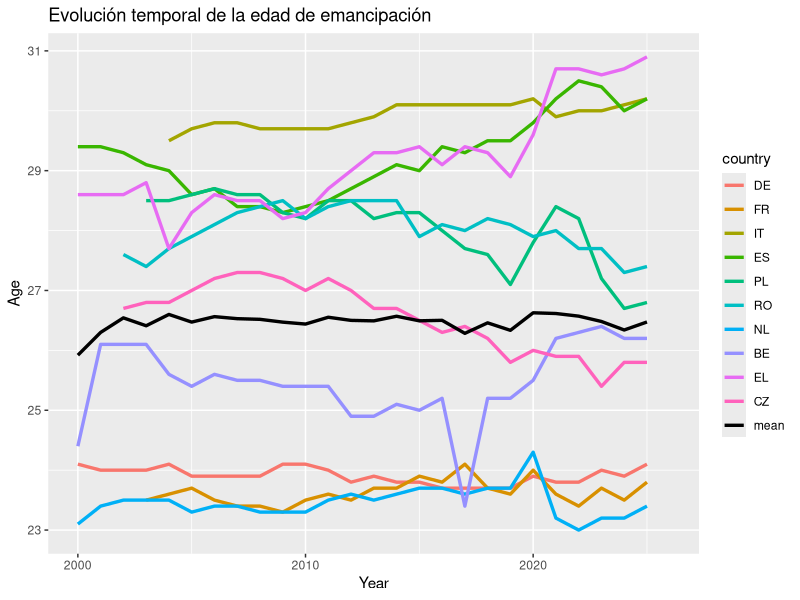
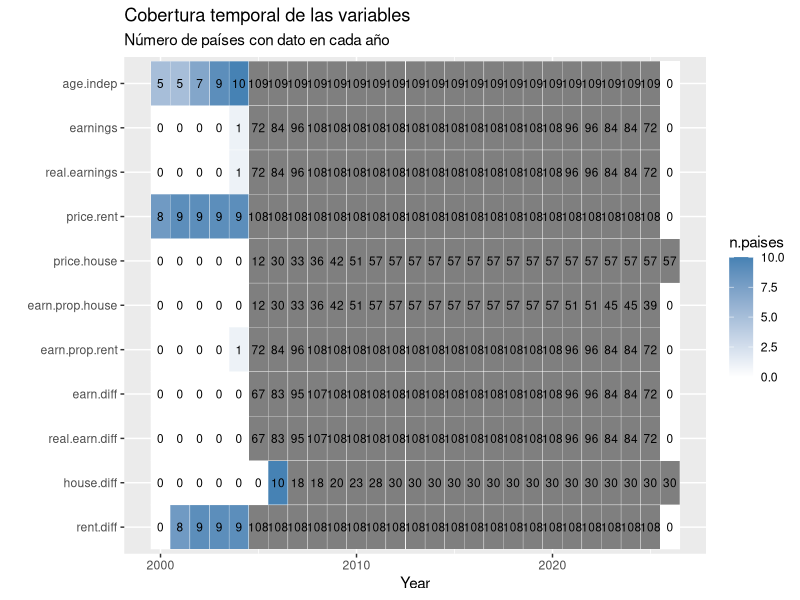
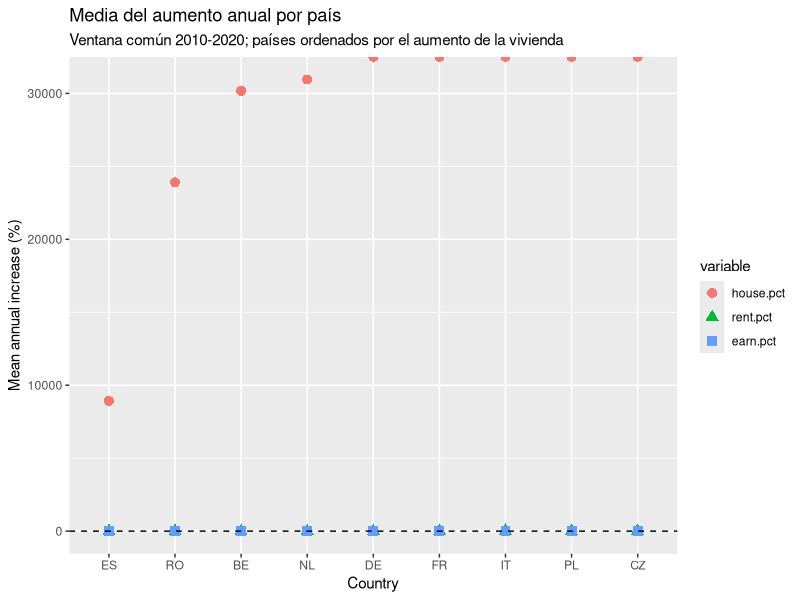
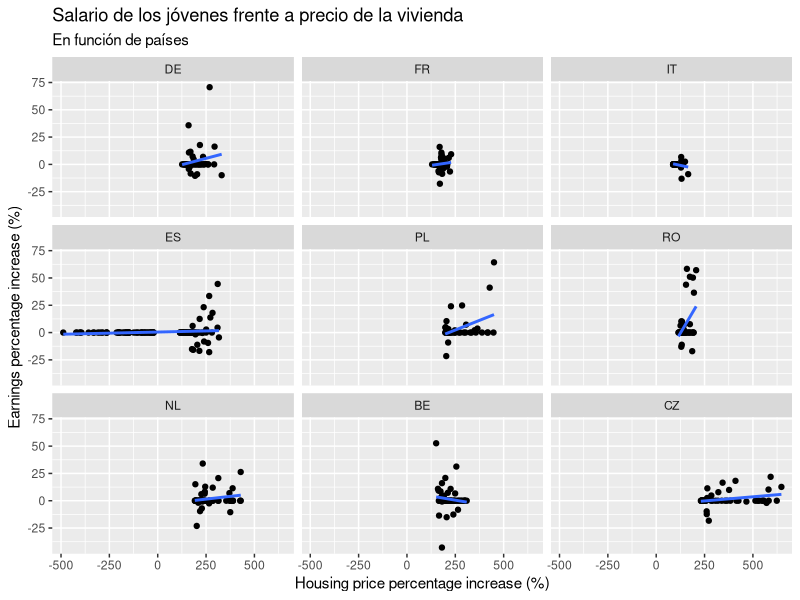
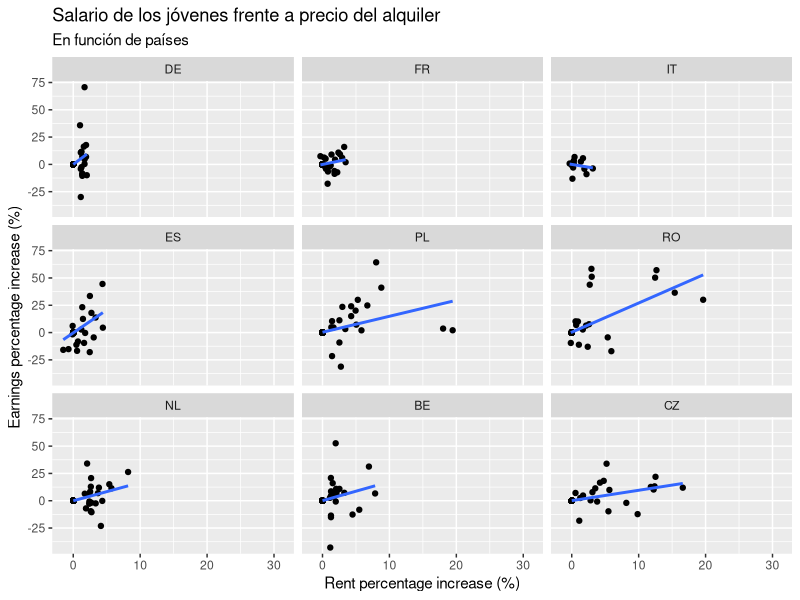
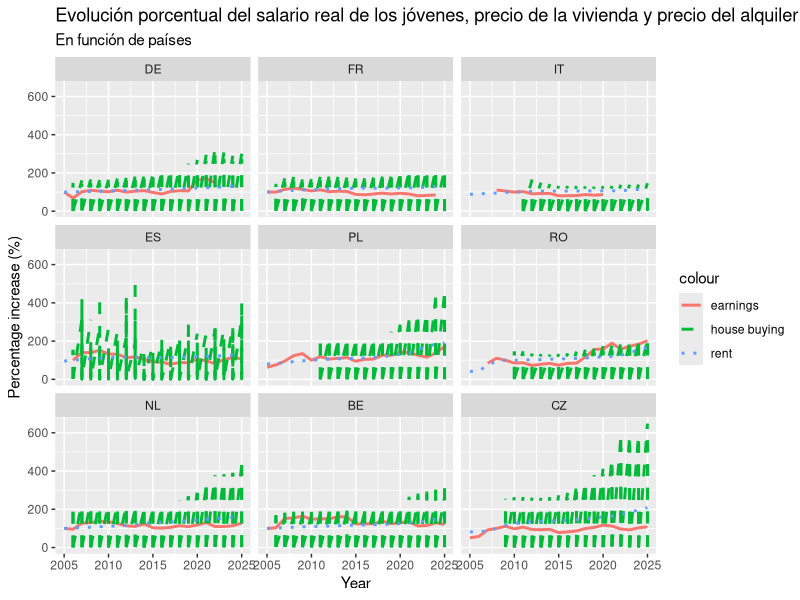
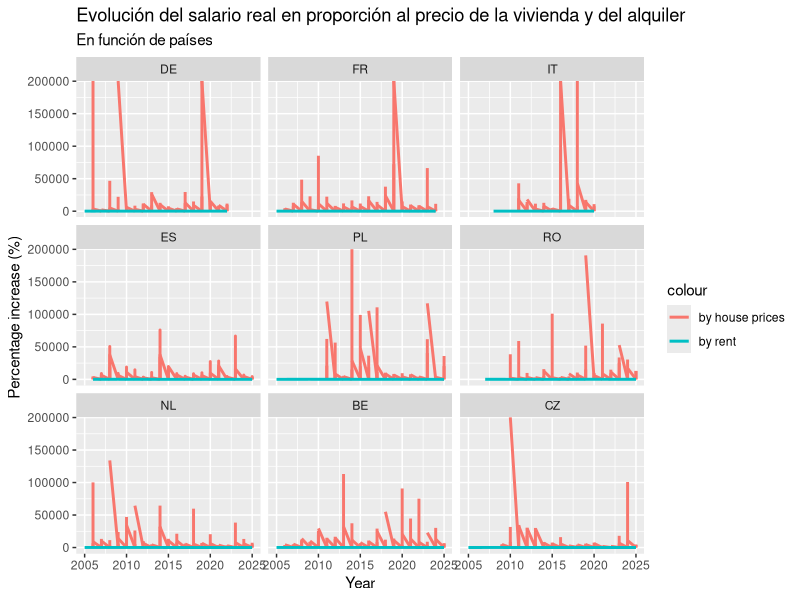
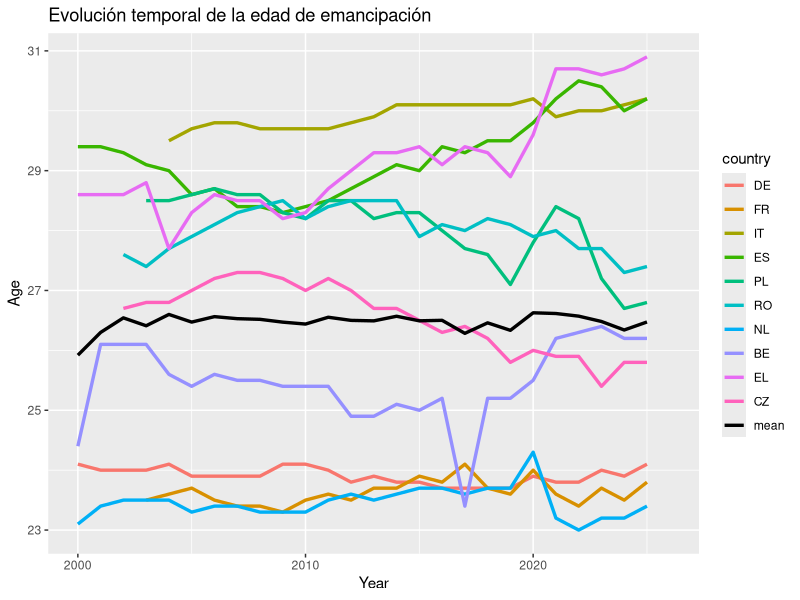

Write R code to recreate these figures, in order.
## ---- chunk 1
library(readr)
library(stringr)
library(dplyr)
library(tidyr)
library(magrittr)
library(lubridate)
library(ggplot2)
library(GGally)
## ---- chunk 2
# Cargamos el dataframe
poblacion <- read_tsv('data/poblacion_paises.tsv')

# Limpiamos los nombres de la variable country para obtener los nombres de los paises
colnames(poblacion)[1] <- 'country'
poblacion %<>% mutate(country = sub("^.*,", "", country)) %>% mutate(across(-1, ~ as.numeric(gsub('[^0-9.]', '', .x))))

# Calculamos la media poblacional de cada pais desde el 2000 hasta hoy
poblacion %<>% transmute(country, population = rowMeans(select(., -country), na.rm = TRUE))

# Ordenamos los paises de mayor a menor poblacion
# Eliminamos algunos que no pertenecen politicamente a Europa
poblacion %<>% arrange(desc(population)) %>% filter(!(country %in% c('RU', 'UA', 'DE_TOT', 'TR', 'FX', 'BY', 'AZ', 'UK')))

# Nos quedamos con los nombres de los 10 primeros
mas.poblacion10 <- poblacion$country[1:10]

# Nos quedamos con los nombres de los 5 primeros
mas.poblacion5 <- poblacion$country[1:5]
## ---- chunk 3
# Cargamos el dataframe
indep.resid <- read_tsv('data/edad_independencia_residencial.tsv')

# La primera columna viene con los valores de sex y country, por lo que hay que separarlos
colnames(indep.resid)[1] <- 'sex.country'
indep.resid %<>% mutate(sex.country = sub("^.*,([^,]*,[^,]*)$", "\\1", sex.country)) %>% separate(sex.country, into = c('sex', 'country'), sep = ',') %>% mutate(sex = factor(sex))

# Aqui pasamos los valores de edad de emancipacion en funcion de año a formato tidy
# Filtramos para quedarnos con sex = 'T', el total, ya que no nos interesa la diferenciacion por sexos
# Nos quedamos con los 10 paises mas poblados
indep.resid %<>% mutate(across(c(-1, -2), ~ as.numeric(gsub('[^0-9.]', '', .x)))) %>% pivot_longer(cols = c(-1, -2), names_to = 'year', values_to = 'age.indep') %>% mutate(year = as.numeric(year)) %>% filter(sex == 'T' & country %in% mas.poblacion10) %>% select(-sex) %>% mutate(country = factor(country, levels = mas.poblacion10, labels = mas.poblacion10))
## ---- chunk 4
precio.vivienda <- read_tsv('data/precio_vivienda.tsv')

colnames(precio.vivienda)[1] <- 'country'
precio.vivienda %<>% mutate(country = sub(".*,", "", country))

precio.vivienda %<>% mutate(across(-1, ~ as.numeric(gsub('[^0-9.]', '', .x)))) %>% pivot_longer(cols = -1, names_to = 'year.quadri', values_to = 'rel.price2015.house')

# Como el indice viene por cuatrimestres, nos quedamos con 1 solo valor, el correspondiente al cuatrimestre 1
precio.vivienda %<>% separate(year.quadri, into = c('year', 'quadri'), sep = '-') %>% mutate(quadri = factor(quadri, ordered=TRUE)) %>% mutate(year = as.numeric(year)) %>% filter(country %in% mas.poblacion10 & quadri == 'Q1') %>% select(-quadri) %>% mutate(country = factor(country, levels = mas.poblacion10, labels = mas.poblacion10))
## ---- chunk 5
precio.alquiler <- read_tsv('data/precio_alquiler.tsv')

colnames(precio.alquiler)[1] <- 'country'
precio.alquiler %<>% mutate(country = sub(".*,", "", country))

precio.alquiler %<>% mutate(across(-1, ~ as.numeric(gsub('[^0-9.]', '', .x)))) %>% pivot_longer(cols = -1, names_to = 'year', values_to = 'rel.price2015.rent') %>% mutate(year = as.numeric(year)) %>% filter(country %in% mas.poblacion10) %>% mutate(country = factor(country, levels = mas.poblacion10, labels = mas.poblacion10))
## ---- chunk 6
salarios2 <- read_tsv('data/salarios2.tsv')

# Este dataframe ha sido obtenido de otra fuente
# Por eso los nombres de los paises vienen en otro formato y hay que hacer el filtrado manualmente otra vez 
salarios2 %<>% transmute(country = ref_area.label, year = time, earnings = 0.9*obs_value, source = factor(source.label))
names.country <- c('Germany', 'France', 'Italy', 'Spain', 'Poland', 'Romania', 'Netherlands', 'Belgium', 'Greece', 'Czechia')
names.country %in% salarios2$country
salarios2 %<>% filter(country %in% names.country) %>% mutate(country = factor(country, levels = names.country, labels = mas.poblacion10))

# En algunos paises se ha cambiado el metodo de cuantificar los salarios, por lo que hay saltos muy grandes de un año a otro
# Identificamos los paises en los que ha pasado esto
major.source <- salarios2 %>% count(country, source) %>% group_by(country) %>% arrange(desc(n)) %>% slice(1) %>% mutate(major.source = source) %>% select(c(-source, -n))

# Para no estropear la tendencia temporal, nos quedamos con los datos correspondientes a 1 solo metodo, del que mas observaciones haya
salarios2 %<>% full_join(major.source) %>% mutate(earnings = ifelse(source == major.source, earnings, NA)) %>% select(c(-major.source, -source))
## ---- chunk 7
ipca <- read_tsv('data/ipca.tsv')

colnames(ipca)[1] <- 'country'
ipca %<>% mutate(country = sub(".*,", "", country))

ipca %<>% mutate(across(-1, ~ as.numeric(gsub('[^0-9.]', '', .x)))) %>% pivot_longer(cols = -1, names_to = 'year', values_to = 'rel.value2025.ipca') %>% mutate(year = as.numeric(year)) %>% mutate(country = factor(country, levels = mas.poblacion10, labels = mas.poblacion10))
## ---- chunk 8
# Juntamos todas las variables en un dataframe por paises y años
jovenes.df <- indep.resid %>% full_join(salarios2) %>% left_join(ipca) %>% full_join(precio.alquiler) %>% full_join(precio.vivienda) 

# Obtenemos el primer año en el que comienzan las medidas de salarios y precios
# Tomamos este año como valor de referencia para poder compararlos luego mas facilmente
year.start <- jovenes.df %>% group_by(country) %>% arrange(year) %>% select(c(country, year, rel.price2015.rent, rel.price2015.house, earnings)) %>%  filter(if_all(everything(), ~ !is.na(.x))) %>% slice(1) %>% ungroup() %>% transmute(country, year.start = year) 

jovenes.df <- full_join(jovenes.df, year.start)

# Obtenemos el aumento real de los salarios, descontando la inflacion
jovenes.df %<>% group_by(country) %>% mutate(real.earnings = earnings*rel.value2025.ipca[year==unique(year.start)]/rel.value2025.ipca) %>% ungroup() %>% select(-rel.value2025.ipca)

# Ahora tomamos, para cada variable, un valor de 100 en el año de referencia, asi las podremos comparar mejor graficamente
jovenes.df %<>% group_by(country) %>% mutate(earnings = earnings/earnings[year == unique(year.start)]*100, real.earnings = real.earnings/real.earnings[year == unique(year.start)]*100, price.rent = rel.price2015.rent/rel.price2015.rent[year == unique(year.start)]*100, price.house = rel.price2015.house/rel.price2015.house[year == unique(year.start)]*100) %>% select(c(-year.start, -rel.price2015.rent, -rel.price2015.house)) %>% ungroup()

# Calculamos los salarios reales en proporcion al precio de la vivienda y a los alquileres, respectivamente
jovenes.df %<>% mutate(earn.prop.house = real.earnings/price.house*100, earn.prop.rent = real.earnings/price.rent*100)

# Calculamos el aumento porcentual de los salarios, alquileres y precio de la vivienda para cada año
jovenes.df %<>%
  group_by(country) %>%
  arrange(year, .by_group = TRUE) %>%
  mutate(
    earn.diff = earnings - lag(earnings),
    real.earn.diff = real.earnings - lag(real.earnings),
    house.diff = price.house - lag(price.house),
    rent.diff = price.rent - lag(price.rent),
  ) %>%
  ungroup()
## ---- chunk 9
sumario.jovenes <- data.frame(variable = colnames(jovenes.df))
sumario.jovenes$type <- sapply(jovenes.df, function(x) class(x)[1])
sumario.jovenes$levels <- sapply(jovenes.df, function(x) length(unique(x)))
sumario.jovenes$topLevel <- sapply(jovenes.df, function(x) names(which.max(table(x))))
sumario.jovenes$topCount <- sapply(jovenes.df, function(x) max(table(x)))
sumario.jovenes$topFrac <- sumario.jovenes$topCount / nrow(jovenes.df)
sumario.jovenes$missFreq <- sapply(jovenes.df, function(x) sum(is.na(x)))
sumario.jovenes$missFrac <- sumario.jovenes$missFreq / nrow(jovenes.df)

sumario.jovenes
## ---- chunk 10
dim(jovenes.df)
# Numero de registros y de variables

vars.num <- setdiff(colnames(jovenes.df)[sapply(jovenes.df, is.numeric)], 'year')
vars.num
# Variables cuantitativas continuas. 'country' es cualitativa nominal y 'year' es cuantitativa discreta (indice temporal)

por.var <- function(f) unname(sapply(jovenes.df[vars.num], f))
# Aplica una funcion a cada variable numerica y devuelve un vector sin nombres
## ---- chunk 11
age.mean <- jovenes.df %>% group_by(year) %>% summarise(age.mean = mean(age.indep, na.rm = TRUE), .groups = "drop")
ggplot() + geom_line(data = jovenes.df, mapping = aes(x = year, y = age.indep, color = country), linewidth = 1.15, na.rm = TRUE) + geom_line(data = age.mean, mapping = aes(x = year, y = age.mean, color = 'mean'), linewidth = 1.15, na.rm = TRUE) +
  scale_color_manual(values = c(setNames(scales::hue_pal()(length(unique(jovenes.df$country))), unique(jovenes.df$country)), "mean" = "black")) +
  labs(title = 'Evolución temporal de la edad de emancipación') + xlab('Year') + ylab('Age')
ggsave('results/edad_emancipacion.pdf', width = 14, height = 10, dpi = 300)
## ---- chunk 12
cobertura.var <- data.frame(variable = vars.num)
cobertura.var$year.min <- unname(sapply(vars.num, function(v) min(jovenes.df$year[!is.na(jovenes.df[[v]])])))
cobertura.var$year.max <- unname(sapply(vars.num, function(v) max(jovenes.df$year[!is.na(jovenes.df[[v]])])))
cobertura.var$n.obs <- unname(sapply(vars.num, function(v) sum(!is.na(jovenes.df[[v]]))))
cobertura.var$n.paises <- unname(sapply(vars.num, function(v) length(unique(jovenes.df$country[!is.na(jovenes.df[[v]])]))))
cobertura.var
## ---- chunk 13
cobertura <- jovenes.df %>% group_by(year) %>% summarise(across(all_of(vars.num), ~ sum(!is.na(.x)))) %>% pivot_longer(-year, names_to = 'variable', values_to = 'n.paises') %>% mutate(variable = factor(variable, levels = rev(vars.num)))

ggplot(cobertura, aes(x = year, y = variable, fill = n.paises)) + geom_tile(color = 'white') + geom_text(aes(label = n.paises), size = 3) + scale_fill_gradient(low = 'white', high = 'steelblue', limits = c(0, length(unique(jovenes.df$country)))) + labs(title = 'Cobertura temporal de las variables', subtitle = 'Número de países con dato en cada año') + xlab('Year') + ylab('')
ggsave('results/univ_cobertura.pdf', width = 14, height = 10, dpi = 300)
## ---- chunk 14
mystats <- function(x, na.omit = TRUE) {
  if (na.omit) x <- x[!is.na(x)]
  m <- mean(x)
  n <- length(x)
  s <- sd(x)
  skew <- sum((x - m)^3 / s^3) / n
  kurt <- sum((x - m)^4 / s^4) / n - 3
  return(c(n = n, mean = m, trimmed = mean(x, trim = 0.1), median = median(x), min = min(x), q1 = quantile(x, 0.25, names = FALSE), q3 = quantile(x, 0.75, names = FALSE), max = max(x), stdev = s, var = var(x), mad = mad(x), IQR = IQR(x), skew = skew, kurtosis = kurt))
}
# Funcion del Tema 6 (asimetria y curtosis en exceso), ampliada con media recortada (10%), cuartiles, rango intercuartilico y MAD

estad <- sapply(jovenes.df[vars.num], mystats)

t(round(estad[c('n', 'mean', 'trimmed', 'median', 'min', 'q1', 'q3', 'max'), ], 2))
# Tendencia central y posicion

t(round(estad[c('stdev', 'var', 'mad', 'IQR', 'skew', 'kurtosis'), ], 2))
# Dispersion y forma (skew > 0: cola larga a la derecha; kurtosis > 0: colas mas pesadas que la normal)
## ---- chunk 15
paises.excluir <- character(0)
# Paises que se quieran dejar fuera del estudio (por ejemplo, uno con una serie muy corta que acorte la ventana comun). Grecia ya queda fuera porque no tiene serie de vivienda

aumentos <- jovenes.df %>% filter(!country %in% paises.excluir) %>% group_by(country) %>% arrange(year, .by_group = TRUE) %>% mutate(earn.pct = earn.diff / (earnings - earn.diff) * 100, rent.pct = rent.diff / (price.rent - rent.diff) * 100, house.pct = house.diff / (price.house - house.diff) * 100) %>% ungroup() %>% select(country, year, earnings, price.rent, price.house, earn.pct, rent.pct, house.pct)
# Aumento porcentual respecto al año anterior: la .diff dividida por el nivel del año anterior (nivel actual menos .diff)

vars.pct <- c('house.pct', 'rent.pct', 'earn.pct')
# Variables del estudio: aumento porcentual de la vivienda, del alquiler y de los salarios

rango.paises <- aumentos %>% filter(!is.na(earnings) & !is.na(price.rent) & !is.na(price.house)) %>% group_by(country) %>% summarise(primero = min(year), ultimo = max(year), .groups = 'drop') %>% as.data.frame()
rango.paises
# Primer y ultimo año con las tres series disponibles en cada pais

year.ini <- max(rango.paises$primero)
year.fin <- min(rango.paises$ultimo)
c(year.ini = year.ini, year.fin = year.fin)
# Ventana comun: desde el ultimo de los primeros años hasta el primero de los ultimos

aum.comun <- aumentos %>% filter(year > year.ini & year <= year.fin) %>% filter(if_all(all_of(vars.pct), ~ !is.na(.x)))
# Variaciones anuales dentro de la ventana comun (la primera es la de year.ini + 1) y sin datos ausentes

aum.comun %>% count(country) %>% as.data.frame()
## ---- chunk 16
medias.pais <- aum.comun %>% group_by(country) %>% summarise(n.years = n(), across(all_of(vars.pct), mean), .groups = 'drop') %>% mutate(earn.menos.house = earn.pct - house.pct, earn.menos.rent = earn.pct - rent.pct) %>% as.data.frame()
medias.pais %>% mutate(across(-c(country, n.years), ~ round(.x, 2)))
# Media anual de cada pais en la ventana comun y diferencias entre variables
## ---- chunk 17
pares <- list(c('earn.pct', 'house.pct'), c('earn.pct', 'rent.pct'))

data.frame(par = sapply(pares, paste, collapse = ' vs '), paises.mayor = sapply(pares, function(p) sum(medias.pais[[p[1]]] > medias.pais[[p[2]]])), n.paises = nrow(medias.pais))
# paises.mayor: numero de paises en los que la media de la primera variable es mayor que la de la segunda
## ---- chunk 18
medias.long <- medias.pais %>% pivot_longer(all_of(vars.pct), names_to = 'variable', values_to = 'media') %>% mutate(country = factor(country, levels = as.character(medias.pais$country[order(medias.pais$house.pct)])), variable = factor(variable, levels = vars.pct))

ggplot(medias.long, aes(x = country, y = media, color = variable, shape = variable)) + geom_point(size = 3) + geom_hline(yintercept = 0, linetype = 2) + labs(title = 'Media del aumento anual por país', subtitle = paste0('Ventana común ', year.ini, '-', year.fin, '; países ordenados por el aumento de la vivienda')) + xlab('Country') + ylab('Mean annual increase (%)')
ggsave('results/univ_aumentos_medias.pdf', width = 14, height = 10, dpi = 300)
## ---- chunk 19
jovenes.df %>% filter(country != 'EL', year >= 2005 & year <= 2025) %>% ggplot(aes(x = house.diff, y = earn.diff)) + geom_point(na.rm = TRUE) + 
   geom_smooth(method = "lm", se = FALSE, na.rm = TRUE) + facet_wrap(.~country, nrow = 4) + ylab('Earnings percentage increase (%)') + xlab('Housing price percentage increase (%)') + labs(title = 'Salario de los jóvenes frente a precio de la vivienda', subtitle = 'En función de países')
## ---- chunk 20
jovenes.df %>% filter(country != 'EL', year >= 2005 & year <= 2025) %>% group_by(country) %>% summarise(cor.pearson = cor(real.earnings, price.house, method = 'pearson', use = 'complete.obs'), cor.spearman = cor(real.earnings, price.house, method = 'spearman', use = 'complete.obs'))
## ---- chunk 21
jovenes.df %>% filter(country != 'EL', year >= 2005 & year <= 2025) %>% ggplot(aes(x = rent.diff, y = earn.diff)) + geom_point(na.rm = TRUE) + 
  geom_smooth(method = "lm", se = FALSE, na.rm = TRUE) + facet_wrap(.~country, nrow = 4) + ylab('Earnings percentage increase (%)') + xlab('Rent percentage increase (%)') + labs(title = 'Salario de los jóvenes frente a precio del alquiler', subtitle = 'En función de países')
## ---- chunk 22
jovenes.df %>% filter(country != 'EL', year >= 2005 & year <= 2025) %>% group_by(country) %>% summarise(cor.pearson = cor(real.earnings, price.rent, method = 'pearson', use = 'complete.obs'), cor.spearman = cor(real.earnings, price.rent, method = 'spearman', use = 'complete.obs'))
## ---- chunk 23
ggplot(data = filter(jovenes.df, country != 'EL', year >= 2005 & year <= 2025)) + 
  geom_line(aes(x = year, y = real.earnings, color = 'earnings'), linewidth = 1, na.rm = TRUE) + 
  geom_line(aes(x = year, y = price.house, color = 'house buying'), linewidth = 1, linetype = 2, na.rm = TRUE) + 
  geom_line(aes(x = year, y = price.rent, color = 'rent'), linewidth = 1, linetype = 3, na.rm = TRUE) + facet_wrap(.~country, nrow = 4) + labs(title = 'Evolución porcentual del salario real de los jóvenes, precio de la vivienda y precio del alquiler', subtitle = 'En función de países') + xlab('Year') + ylab('Percentage increase (%)')
ggsave('results/viviendas_salarios.pdf', width = 14, height = 10, dpi = 300)
## ---- chunk 24
ggplot(data = filter(jovenes.df, country != 'EL', year >= 2005 & year <= 2025)) + 
  geom_line(aes(x = year, y = earn.prop.house, color = 'by house prices'), linewidth = 1, na.rm = TRUE) + 
  geom_line(aes(x = year, y = earn.prop.rent, color = 'by rent'), linewidth = 1, na.rm = TRUE) + facet_wrap(.~country, nrow = 4) + labs(title = 'Evolución del salario real en proporción al precio de la vivienda y del alquiler', subtitle = 'En función de países') + xlab('Year') + ylab('Percentage increase (%)')
ggsave('results/proporcion_salario.pdf', width = 14, height = 10, dpi = 300)
